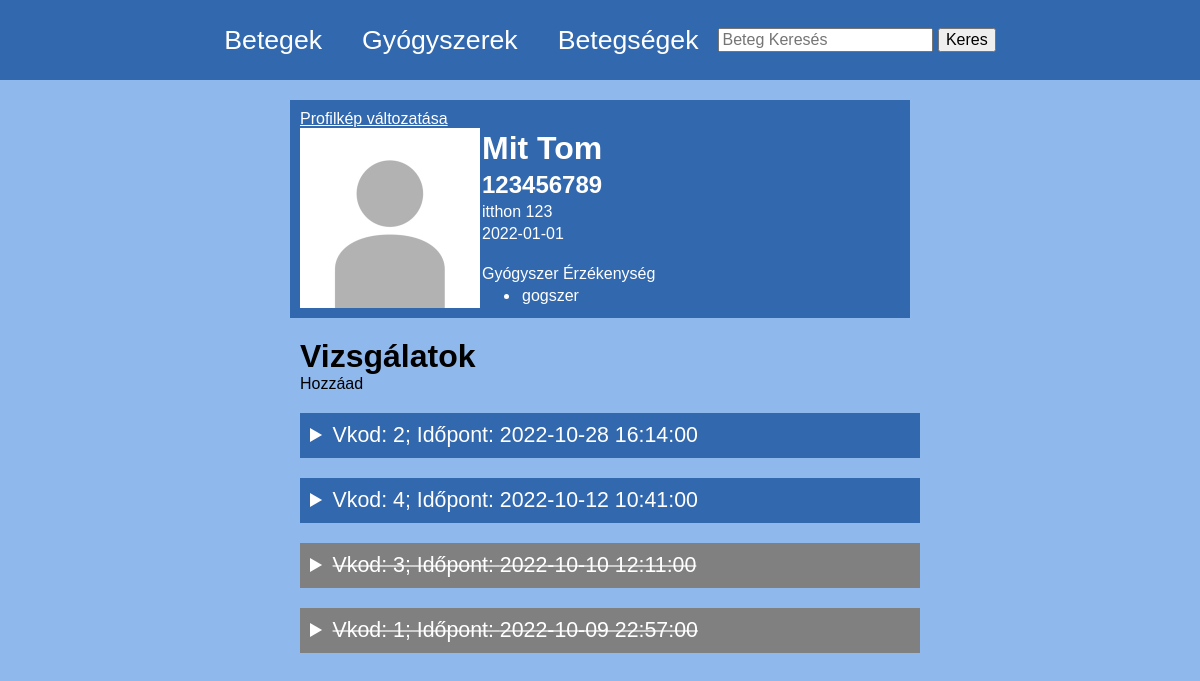
/beteg/123456789, run on the app's committed database.
### server.py (models this page shows, shortened)
class Beteg(db.Model):
    TAJ = db.Column(db.Integer, primary_key=True, unique=True, autoincrement=True)
    nev = db.Column(db.String(30))
    lakcim = db.Column(db.String(255))
    szuletes = db.Column(db.Date)
    vizsgalatok = db.relationship("Vizsgalat", backref="beteg", order_by="desc(Vizsgalat.datum)")
    erzekenysegek = db.relationship("Erzekeny", backref="beteg")
    felirasok = db.relationship("Felir", backref="beteg")
    diagnosztizalasok = db.relationship("Diagnosztizal", backref="beteg")
    pfp = db.Column(db.LargeBinary)

class Gyogyszer(db.Model):
    id = db.Column(db.Integer, primary_key=True)
    gyogyszer_neve = db.Column(db.String)
    erzekenysegek = db.relationship("Erzekeny", backref="gyogyszer")
    felirasok = db.relationship("Felir", backref="gyogyszer")

class Vizsgalat(db.Model):
    vkod = db.Column(db.Integer, primary_key=True)
    TAJ = db.Column(db.Integer, db.ForeignKey("beteg.TAJ"))
    datum = db.Column(db.DateTime)
    felirasok = db.relationship("Felir", backref="vizsgalat")
    diagnosztizalasok = db.relationship("Diagnosztizal", backref="vizsgalat")

### server.py (the view)
@app.route('/beteg/<taj>')
def beteg(taj):
    dtNow = time.time()
    beteg = Beteg.query.filter(Beteg.TAJ == taj).first()
    vizsgalatokq = Vizsgalat.query.filter(Vizsgalat.TAJ == taj).order_by(desc(Vizsgalat.datum)).all()
    betegsegek = Betegseg.query.all()
    gyogyszerek = Gyogyszer.query.all()
    return render_template('beteg.html',dtNow=dtNow, Betegseg=Betegseg, Gyogyszer=Gyogyszer, beteg=beteg,gyogyszerek=gyogyszerek, betegsegek=betegsegek, vizsgalatokq=vizsgalatokq, Diagnosztizal=Diagnosztizal, Felir=Felir)

### server.py (called while the page is built)
@app.before_request
def showIp():
    print(request.headers.get('X-REAL-IP'))

@app.before_request
def fixAdmin():
    if request.path == "/admin":
        return redirect(f"{request.url_root}admin/")

@app.context_processor
def handle_context():
    return dict(session=session, db=db, datetime=datetime, reversed=reversed)

### templates/beteg.html (shortened to what this page needs)
<!DOCTYPE html>
<html lang="en">
<head>
    <link rel="stylesheet" href="../static/style.css">
</head>
<body>
    {%include 'navbar.html'%}
    <div class="betegCard">
        <a href="/beteg/{{beteg.TAJ}}/pfp/upload">Profilkép változatása</a>
        <div class="flexrow">
            <img src="/beteg/{{beteg.TAJ}}/pfp" onerror="placeholder(this)" alt="pfp">
            <div class="flexcol">
                <h1>{{beteg.nev}}</h1>
                <h2>{{beteg.TAJ}}</h2>
                <p>{{beteg.lakcim}}</p>
                <p>{{beteg.szuletes}}</p>
                <br>
                <p>Gyógyszer Érzékenység</p>
                <ul>
                    {%for erzekenyseg in beteg.erzekenysegek%}
                    <li><p>{{Gyogyszer.query.filter(Gyogyszer.id == erzekenyseg.gyogyszer_id).first().gyogyszer_neve}}</p></li>
                    {%endfor%}
                </ul>
            </div>
        </div>
    </div>
    <div class="betegContainer">
        <h1 >Vizsgálatok</h1>
        <p class="text-button" onclick="openDialog('vizsgalat')">Hozzáad</p>
        {%for vizsgalat in beteg.vizsgalatok%}
        {%if dtNow < vizsgalat.datum.timestamp()%}
        <details>
            <summary>Vkod: {{vizsgalat.vkod}}; Időpont: {{vizsgalat.datum}}</summary>
        {%else%}
        <details style="background-color: gray;">
            <summary style="text-decoration: line-through rgba(255,255,255,0.6);">Vkod: {{vizsgalat.vkod}}; Időpont: {{vizsgalat.datum}}</summary>
        {%endif%}
            {%set diagnosztizaciok = Diagnosztizal.query.filter(Diagnosztizal.vkod == vizsgalat.vkod).all()%}
            {%set felirasok = Felir.query.filter(Felir.vkod == vizsgalat.vkod).all()%}
        </details>
        {%endfor%}
    </div>
</body>
</html>

### static/style.css (style rules this page uses)
:root { --c-foreground: rgb(50, 104, 173); --c-background: rgb(143, 184, 237); }
html,body { width: 100vw; height: 100vh; margin: 0px; padding: 0px; overflow-x: hidden; }
body { background-color: var(--c-background); font-family: Arial, Helvetica, sans-serif; }
.betegCard, details { background-color: var(--c-foreground); color: white; font-size: 12pt; margin: 20px auto; padding: 10px; width: 50vw; }
summary { font-size: 16pt; cursor: pointer; }
ul { margin: 0px; }
.betegCard img { max-width: 200px; max-height: 200px; width: 30%; height: 30%; }
.betegCard a { min-width: 70vw; height: 100%; color: white; }
.betegCard h1, .betegCard h2, .betegCard p { padding: 2px; margin: 0px; }
.flexcol { display: flex; flex-direction: column; }
.flexrow { display: flex; flex-direction: row; }
.betegContainer { width: 50vw; margin: auto; }
.betegContainer h1 { margin: 0px; padding: 0px; }
.text-button { cursor: pointer; margin: 0px; padding: 0px; }

### data on the page
Beteg: nev "Mit Tom", TAJ "123456789", lakcim "itthon 123", szuletes "2022-01-01"
Gyogyszer: query.filter "gogszer"
Vizsgalat: vkod "2", datum "2022-10-28 16:14:00"
Vizsgalat: vkod "4", datum "2022-10-12 10:41:00"
Vizsgalat: vkod "3", datum "2022-10-10 12:11:00"
Vizsgalat: vkod "1", datum "2022-10-09 22:57:00"
